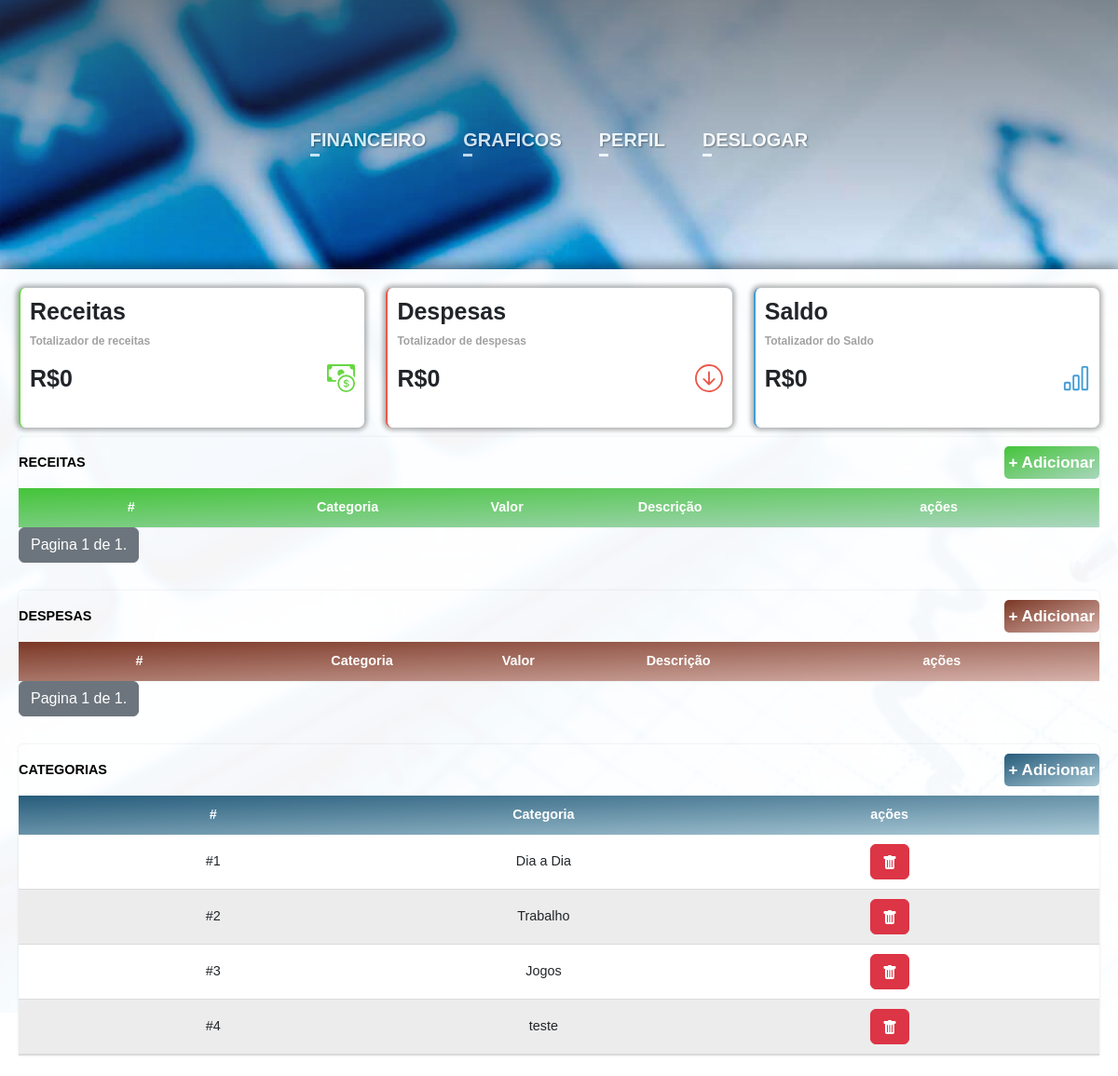
Screenshot of /auth/inicio/ (signed in) with the database file from the repository.
### main/models.py (models this page shows, shortened)
class Categoria(models.Model):
    nome = models.CharField(max_length=30)

### main/views.py (the view)
# urls.py: path('inicio/', views.inicio, name='inicio'),
@login_required(login_url="/auth/login/")
def inicio(request):
    categorias = Categoria.objects.all
    despesas = Despesa.objects.filter( user = request.user )
    receitas = Receita.objects.filter( user = request.user )
    totalreceita = 0
    totaldespesa = 0
    for receit in receitas:
        totalreceita += receit.valor
    for despes in despesas:
        totaldespesa += despes.valor
    paginator1 = Paginator(receitas, 7)
    paginator2 = Paginator(despesas, 7)
    page_number = request.GET.get('page')
    page_obj1 = paginator1.get_page(page_number)
    page_obj2 = paginator2.get_page(page_number)
    return render(request, 'inicio/inicio.html',{'despesas':page_obj2,'receitas':page_obj1,'categorias':categorias,'totalreceita':totalreceita,'totaldespesa':totaldespesa,'saldo':totalreceita-totaldespesa})

### main/templates/inicio/inicio.html (shortened to what this page needs)
{% load static %}
<!DOCTYPE html>
<html lang="en">
<head>
    <link rel="stylesheet" href="{% static 'css/style.css' %}">
    <link href="https://cdn.jsdelivr.net/npm/bootstrap@5.2.3/dist/css/bootstrap.min.css" rel="stylesheet">
</head>
<body>
    <div class="Backgroundimg">
        {% include 'components/navbar.html' %}
        <div class="container-principal">
            <div class="cardsfin">
                <div class="cardFinancas" style="border-left: solid 2px rgb(102, 215, 65);">
                    <h2>Receitas</h2>
                    <p>Totalizador de receitas</p>
                    <div class="cardFinancasContador">
                        <h2>R${{totalreceita}}</h2>
                    </div>
                </div>
                <div class="cardFinancas" style="border-left: solid 2px rgb(235, 89, 75);">
                    <h2>Despesas</h2>
                    <p>Totalizador de despesas</p>
                    <div class="cardFinancasContador">
                        <h2>R${{totaldespesa}}</h2>
                    </div>
                </div>
                <div class="cardFinancas">
                    <h2>Saldo</h2>
                    <p>Totalizador do Saldo</p>
                    <div class="cardFinancasContador">
                        <h2>R${{saldo}}</h2>
                    </div>
                </div>
            </div>
            <div class="divtabela" style="width: 100%; padding-top: 10px;">
                <table class='contenttable'>
                    <thead>
                        <tr style="color:rgb(0, 0, 0);">
                            <th style="text-align: start;">RECEITAS</th>
                            <th></th><th></th><th></th>
                            <th style="text-align: end;">
                                <a style="background: linear-gradient(to bottom right, rgb(68, 196, 57), rgb(170, 214, 190));" type="button" class="btnadd" data-bs-toggle="modal" data-bs-target="#ModalReceita">
                                    + Adicionar
                                </a>
                            </th>
                        </tr>
                        <tr style="background: linear-gradient(to bottom right, rgb(68, 196, 57), rgb(170, 214, 190));">
                            <th>#</th>
                            <th>Categoria</th>
                            <th>Valor</th>
                            <th>Descrição</th>
                            <th>ações</th>
                        </tr>
                    </thead>
                </table>
                <div class="pagination">
                    <span class="step-links">
                        <span class="btn btn-secondary">
                            Pagina {{ receitas.number }} de {{ receitas.paginator.num_pages }}.
                        </span>
                    </span>
                </div>
            </div>
            <div class="divtabela" style="width: 100%; padding-top: 10px;">
                <table class='contenttable'>
                    <thead>
                        <tr style="color:rgb(0, 0, 0);">
                            <th style="text-align: start;">DESPESAS</th>
                            <th></th><th></th><th></th>
                            <th style="text-align: end;">
                                <a style="background: linear-gradient(to bottom right, rgb(123, 56, 38), rgb(214, 177, 170));" type="button" class="btnadd" data-bs-toggle="modal" data-bs-target="#ModalDespesas">
                                    + Adicionar
                                </a>
                            </th>
                        </tr>
                        <tr style="background: linear-gradient(to bottom right, rgb(123, 56, 38), rgb(214, 177, 170));">
                            <th>#</th>
                            <th>Categoria</th>
                            <th>Valor</th>
                            <th>Descrição</th>
                            <th>ações</th>
                        </tr>
                    </thead>
                </table>
                <div class="pagination">
                    <span class="step-links">
                        <span class="btn btn-secondary" >
                            Pagina {{ despesas.number }} de {{ despesas.paginator.num_pages }}.
                        </span>
                    </span>
                </div>
            </div>
            <div class="divtabela" style="width: 100%; padding-top: 10px;">
                <table class='contenttable'>
                    <thead>
                        <tr style="color:rgb(0, 0, 0);">
                            <th style="text-align: start;">CATEGORIAS</th>
                            <th></th>
                            <th style="text-align: end;">
                                <a style="background: linear-gradient(to bottom right, rgb(38, 92, 123), rgb(170, 201, 214));" type="button" class="btnadd" data-bs-toggle="modal" data-bs-target="#ModalCategoria">
                                    + Adicionar
                                </a>
                            </th>
                        </tr>
                        <tr style="background: linear-gradient(to bottom right, rgb(38, 92, 123), rgb(170, 201, 214));">
                            <th>#</th>
                            <th>Categoria</th>
                            <th>ações</th>
                        </tr>
                    </thead>
                    <tbody>
                        {% for categorias in categorias %}
                        <tr>
                            <td>#{{categorias.id}}</td>
                            <td>{{categorias.nome}}</td>
                            <td>
                            <a href="/auth/categoriaDel/{{categorias.id}}" type="button" class="btn btn-danger">
                            </a>
                            </td>
                        </tr>
                        {% endfor %}
                    </tbody>
                </table>
            </div>
        </div>
    </div>
</body>
</html>

### main/static/css/style.css (style rules this page uses)
.cardsfin { width: 100%; display: flex; justify-content: space-between; }
.cardFinancas { border-radius: 7px; display: flex; flex-direction: column; background-color: white; padding: 10px; width: 32%; height: 150px; text-align:left; -webkit-box-shadow: 0px 0px 5px 3px rgba(0, 0, 0, 0.3); box-shadow: 0px 0px 5px 3px rgba(0,0,0,0.3); border-left: solid 2px #419cd4; }
.cardFinancas h2 { font-size: 25px; font-weight: bold; }
.cardFinancas p { font-size: 12px; font-weight: bold; color: #a2a2a2; }
.cardFinancasContador { width: 100%; display: flex; justify-content: space-between; }
.container-principal { margin: 0; margin-top: 25vh; width: 1000px; min-height: 75vh; border-radius: 5px 5px 0px 0px; background-color: rgba(255, 255, 255, 0.964); display: flex; text-align: center; align-items: center; flex-direction: column; padding: 20px; position: absolute; -webkit-box-shadow: 0px 0px 14px 3px rgb(0, 0, 0); box-shadow: 0px 0px 14px 3px rgba(0,0,0,0.5); }
@media (max-width: 1200px) { .container-principal { border-radius: 0px; width: 100%; } }
@media (max-width: 1200px) { .divtabela { width: 100% !important; margin-bottom: 20px; } }
.contenttable { border-collapse: collapse; font-size: 0.9em; width: 100%; border-radius: 5px 5px 0 0; overflow: hidden; box-shadow: 0 0 3px rgba(0, 0, 0, 0.1); }
.contenttable thead tr { color: #ffffff; font-weight: bold; }
.contenttable th, .contenttable td { padding: 10px 0px; }
.contenttable tbody tr { border-bottom: 1px solid #dbdbdb; background-color: white; }
.contenttable tbody tr:nth-of-type(even) { background-color: #ececec; }
.contenttable tbody tr:last-of-type { border-bottom: 2px solid; border-bottom-color: rgb(218, 218, 218); }
.divtabela { width: 470px; }
.btnadd { font-size: 17px; text-decoration: solid; color: white; background-color: #419cd4; border-radius: 5px; padding: 5px; }

### rows the page displays
Categoria: id "1", nome "Dia a Dia"
Categoria: id "2", nome "Trabalho"
Categoria: id "3", nome "Jogos"
Categoria: id "4", nome "teste"

### other values shown
{{ totalreceita }} "0"
{{ totaldespesa }} "0"
{{ saldo }} "0"
{{ receitas.number }} "1"
{{ receitas.paginator.num_pages }} "1"
{{ despesas.number }} "1"
{{ despesas.paginator.num_pages }} "1"
